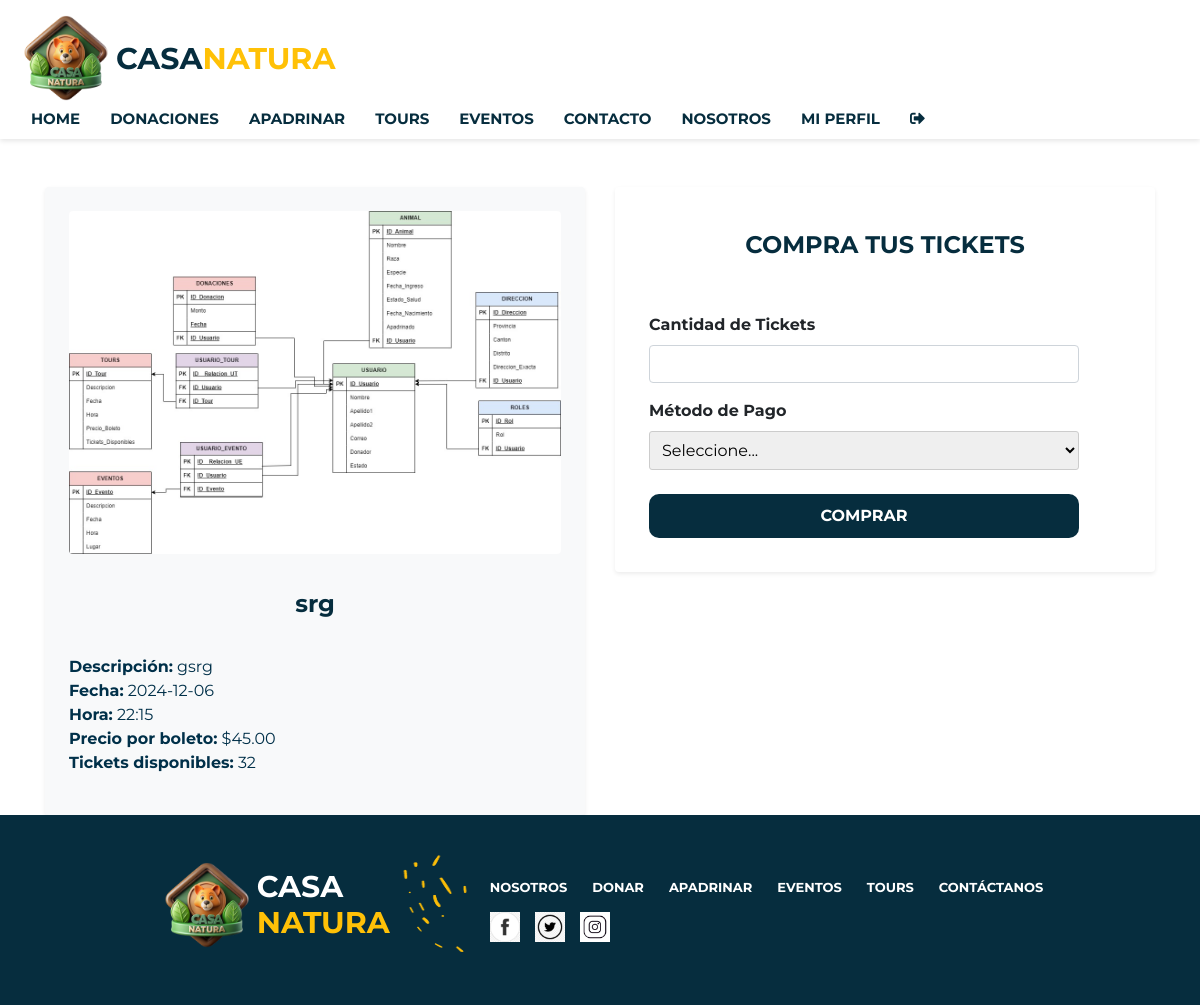
The app's page /tour.php?id=2 (signed in) with its own data.
### tables this page shows
CREATE TABLE `tours` (
  `ID_Tour` int(10) NOT NULL,
  `Nombre` varchar(255) NOT NULL,
  `Descripcion` text NOT NULL,
  `Fecha` date NOT NULL,
  `Hora` time(6) NOT NULL,
  `Precio_Boleto` decimal(10,2) NOT NULL,
  `Tickets_Disponibles` int(10) NOT NULL,
  `TicketsVendidos` int(11) NOT NULL,
  `Imagen` varchar(255) NOT NULL
);

### tour.php (the view, shortened to what this page needs)
<?php
include("actions/conexion.php");
$id_tour = intval($_GET['id']);
$sql = "SELECT * FROM tours WHERE ID_Tour = ?";
$stmt = $conn->prepare($sql);
$stmt->bind_param("i", $id_tour);
$stmt->execute();
$result = $stmt->get_result();
$tour = $result->fetch_assoc();
?>
<!DOCTYPE html>
<html lang="en">
<head>
    <link href="https://cdnjs.cloudflare.com/ajax/libs/font-awesome/5.15.4/css/all.min.css" rel="stylesheet">
    <link rel="stylesheet" href="./css/style.css">
    <link rel="stylesheet" href="https://cdn.jsdelivr.net/npm/bootstrap@4.3.1/dist/css/bootstrap.min.css"
>
</head>
<body>
    <nav> <?php
    include("fragmentos.php");
    echo $navbar;
    ?></nav>
    <main>
        <div class="container mt-5">
            <div class="row">
                <div class="col-md-6 mb-4 mb-md-0">
                    <div class="p-4 rounded shadow-sm bg-light">
                        <div class="text-center mb-3">
                            <img src="imagenes/<?php echo htmlspecialchars($tour['Imagen']); ?>" alt="Imagen del Tour"
                                class="img-fluid rounded">
                        </div>
                        <h2 class="titulo mb-3 text-center"><?php echo htmlspecialchars($tour['Nombre']); ?></h2>
                        <ul class="infoTour list-unstyled">
                            <li><strong>Descripción:</strong>
                                <?php echo nl2br(htmlspecialchars($tour['Descripcion'])); ?></li>
                            <li><strong>Fecha:</strong> <?php echo htmlspecialchars($tour['Fecha']); ?></li>
                            <li><strong>Hora:</strong> <?php echo substr($tour['Hora'], 0, 5); ?></li>
                            <li><strong>Precio por boleto:</strong>
                                $<?php echo htmlspecialchars($tour['Precio_Boleto']); ?></li>
                            <li><strong>Tickets disponibles:</strong>
                                <?php echo htmlspecialchars($tour['Tickets_Disponibles']); ?></li>
                        </ul>
                    </div>
                </div>
                <div class="col-md-6">
                    <div class="p-4 rounded shadow-sm bg-white">
                        <h2 class="titulo text-center mb-4">COMPRA TUS TICKETS</h2>
                        <form method="POST" class="form-agregar-animal">
                            <div class="mb-3">
                                <label for="cantidad_tickets" class="form-label">Cantidad de Tickets</label>
                                <input type="number" id="cantidad_tickets" name="cantidad_tickets" class="form-control"
                                    min="1" max="<?php echo $tour['Tickets_Disponibles']; ?>" required>
                            </div>
                            <div class="mb-3">
                                <label for="metodo_pago" class="form-label">Método de Pago</label>
                                <select id="metodo_pago" name="metodo_pago" class="form-select" required>
                                    <option value="">Seleccione...</option>
                                </select>
                            </div>
                            <div class="text-center mt-4">
                                <button type="submit" class="submit-btn">COMPRAR</button>
                            </div>
                        </form>
                    </div>
                </div>
            </div>
        </div>
    </main>
    <?php
    include("fragmentos.php");
    echo $footer;
    ?>
</body>
</html>

### css/style.css (style rules this page uses)
body { font-family: 'Montserrat', sans-serif; margin: 0; display: flex; flex-direction: column; padding: 0; box-sizing: border-box; font-weight: bold; min-height: 100vh; }
main { flex: 1; }
.img-fluid { width: 100%; height: auto; }
form { width: 100%; max-width: 450px; }
input, textarea { margin-bottom: 15px; padding: 10px; border-radius: 5px; border: 1px solid #ddd; width: 100%; }
button { color: white; padding: 10px 20px; border: none; border-radius: 5px; cursor: pointer; width: 100%; }
label { font-weight: bold; }
.container { justify-items: center; }
input, select, button { width: 100%; margin-bottom: 15px; padding: 8px; border-radius: 3px; border: 1px solid #ccc; }
.titulo { color:#062D3E; font-weight:bold; padding:20px; font-family: "Montserrat", Arial, sans-serif; }
body { font-family: Arial, sans-serif; margin: 0; padding: 0; }
.titulo { font-size: 24px; font-weight: bold; text-align: center; }
.form-agregar-animal { font-family: "Montserrat", Arial, sans-serif; padding: 10px; }
.submit-btn { display: block; width: 100%; padding: 10px; font-size: 16px; font-weight: bold; color: #fff; background-color: #062D3E; border: none; border-radius: 4px; cursor: pointer; border-radius: 10px; }
.infoTour { font-family: "Montserrat", Arial, sans-serif; color: #003049; }

### records on screen
tours: Imagen (picture), Nombre "srg", Descripcion "gsrg", Fecha "2024-12-06", Hora "22:15", Precio_Boleto "45.00", Tickets_Disponibles "32"
